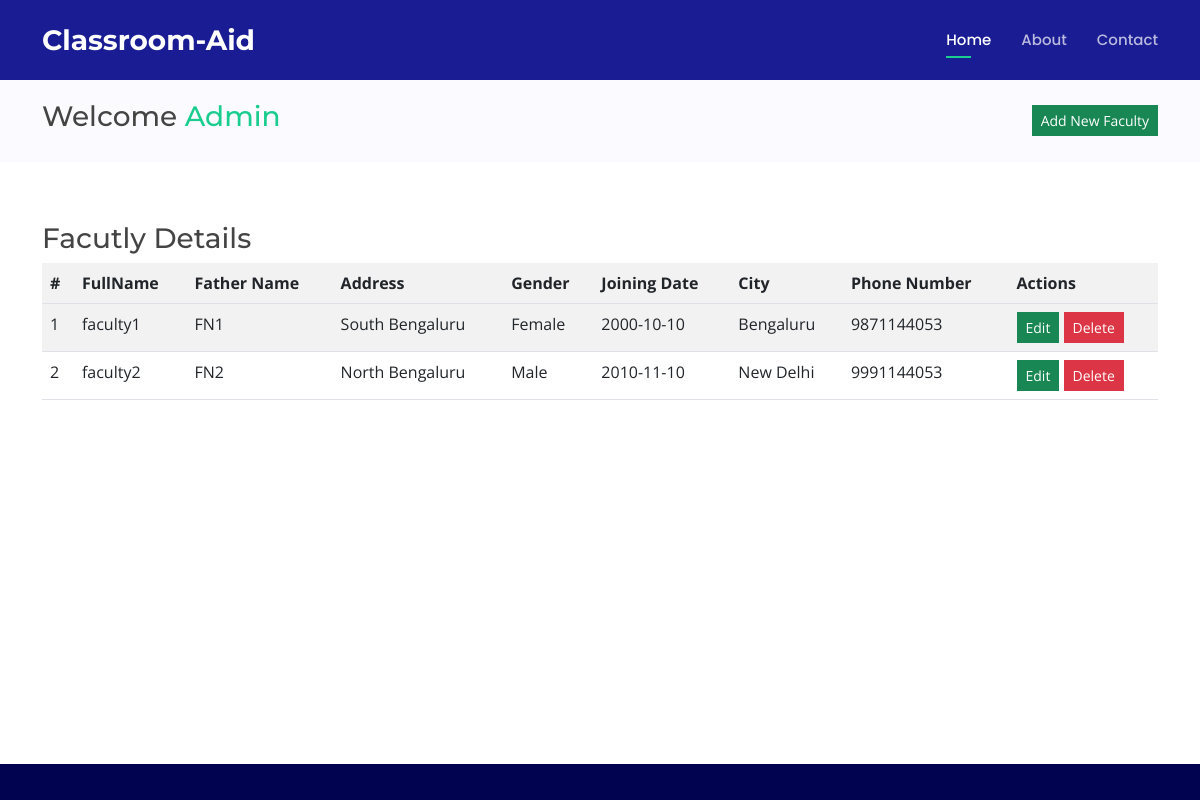
The page /facultydetails.php (signed in) on the database its author committed.
### tables this page shows
CREATE TABLE `facutlytable` (
  `FID` int(10) NOT NULL,
  `FName` varchar(50) NOT NULL,
  `FaName` varchar(30) NOT NULL,
  `Addrs` text NOT NULL,
  `Gender` varchar(6) NOT NULL,
  `JDate` date NOT NULL,
  `City` varchar(10) NOT NULL,
  `Pass` varchar(10) NOT NULL,
  `PhNo` bigint(10) NOT NULL
);

### facultydetails.php (the view, shortened to what this page needs)
<!DOCTYPE html>
<html lang="en">
<?php include('after-login.php'); ?>
<body>
  <main id="main">
    <section class="breadcrumbs">
      <div class="container">
        <div class="d-flex justify-content-between align-items-center">
        <h3 class="page-header">Welcome <a href="welcomeadmin">Admin</a> </h3>
		<a href="addnewfaculty"><button type="button" value="Add New Faculty" class="btn btn-success btn-sm" style="border-radius:0%">Add New Faculty</button></a>
        </div>
      </div>
    </section>
    <section class="inner-page">
      <div class="container" >
      <?php
			include( "database.php" );
			$sql = "SELECT * from  facutlytable";
			$result = mysqli_query( $connect, $sql );
			echo "<h3 class='page-header' >Facutly Details</h3>";
			echo "<table class='table table-striped table-hover' style='width:100%'>
				<tr>
					<th>#</th>
					<th>FullName</th>
					<th>Father Name</th>
					<th>Address</th>
					<th>Gender</th>
					<th>Joining Date</th>
					<th>City</th>
					<th>Phone Number</th>
					<th>Actions</th>
				<tr>";
				$count=1;
			while ( $row = mysqli_fetch_array( $result ) ) {
				?>
			<tr>
				<td>
					<?PHP echo $count;?>
				</td>
				<td>
					<?PHP echo $row['FName'];?>
				</td>
				<td>
					<?PHP echo $row['FaName'];?>
				</td>
				<td>
					<?PHP echo $row['Addrs'];?>
				</td>
				<td>
					<?PHP echo $row['Gender'];?>
				</td>
				<td>
					<?PHP echo $row['JDate'];?>
				</td>
				<td>
					<?PHP echo $row['City'];?>
				</td>
				<td>
					<?PHP echo $row['PhNo'];?>
				</td>
				<td><a href="updatefaculty.php?fid=<?php echo $row['FID']; ?>"><input type="button" Value="Edit" style="border-radius:0%" class="btn btn-success btn-sm"></a>
				<a href="facultydetails.php?deleteid=<?php echo $row['FID']; ?>"><input type="button" Value="Delete" style="border-radius:0%" class="btn btn-danger btn-sm"></a>
				</td>
			</tr>
			<?php $count++; } ?>
			</table>
      </div>
    </section>
  </main>
 <footer id="footer">
</footer>
</body>
</html>

### assets/css/style.css (style rules this page uses)
body { font-family: "Open Sans", sans-serif; color: #444444; }
a { color: #1acc8d; text-decoration: none; }
h1, h2, h3, h4, h5, h6 { font-family: "Montserrat", sans-serif; }
section { padding: 60px 0; overflow: hidden; }
.breadcrumbs { padding: 20px 0; background-color: #fafaff; min-height: 40px; margin-top: 80px; }
#footer { background: #010351; padding: 10px 10px 0px 0px; color: #fff; font-size: 14px; position:fixed; bottom:0; height:36px; width:100%; }

### rows shown on the page
facutlytable: FName "faculty1", FaName "FN1", Addrs "South Bengaluru", Gender "Female", JDate "2000-10-10", City "Bengaluru", PhNo "9871144053"
facutlytable: FName "faculty2", FaName "FN2", Addrs "North Bengaluru", Gender "Male", JDate "2010-11-10", City "New Delhi", PhNo "9991144053"
